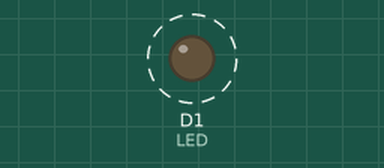
Simulated run of this sketch. Board: ESP8266 (NodeMCU). Parts: output pins drawn as LEDs (lit = HIGH). Dashed ring = blinking.

Above: at 0.12 s.
Timing chart, 0 to 3.0 s (numbered marks = the images above):
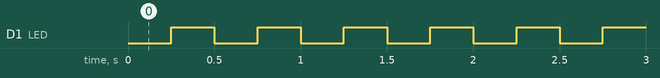

Measured:
- by itself, D1 (LED): alternates HIGH for 0.25 s and LOW for 0.25 s

The sketch:

Ticker_LED_Blink.ino
```cpp
#include <ESP8266WiFi.h>
#include <Ticker.h>  //Ticker Library

Ticker blinker;

#define LED D1  //On board LED

//=======================================================================
void changeState()
{
  digitalWrite(LED, !(digitalRead(LED)));  //Invert Current State of LED
}
//=======================================================================
//                               Setup
//=======================================================================
void setup()
{
    Serial.begin(9600);
    Serial.println("");

    pinMode(LED,OUTPUT);

    //Initialize Ticker every 0.5s
    blinker.attach(0.25, changeState); //Use <strong>attach_ms</strong> if you need time in ms
}
//=======================================================================
//                MAIN LOOP
//=======================================================================
void loop()
{
}
```
